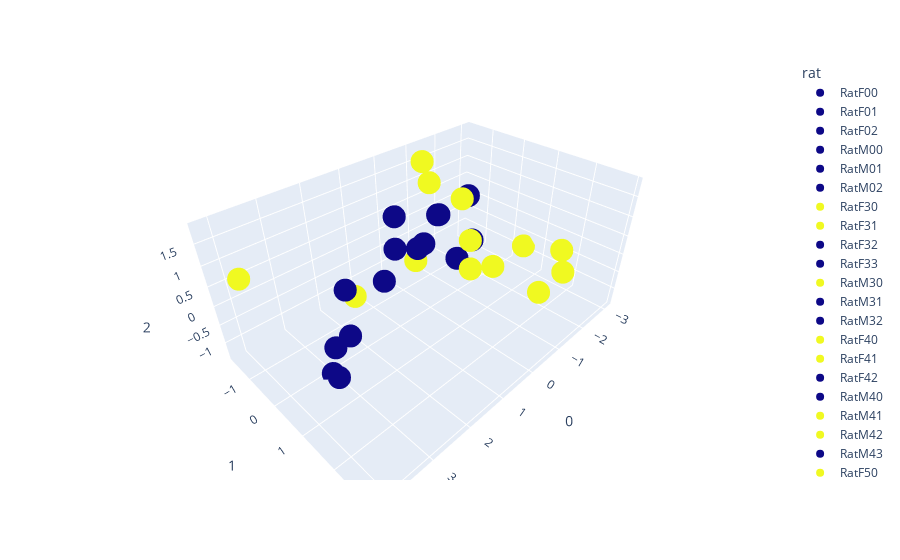

The cell this chart's notebook holds for it:
### Code cell
# df = px.data.iris()
fig = px.scatter_3d(df, x=0, y=1, z=2, color='rat',
              color_discrete_map=color_discrete_map)
fig.show()

### Figure 1 — Plotly figure (JSON) as saved in the notebook; plotly's stock layout.template omitted (floating-point values rounded to 4 significant figures)
{"data": [{"hovertemplate": "rat=RatF00<br>0=%{x}<br>1=%{y}<br>2=%{z}<extra></extra>", "legendgroup": "RatF00", "marker": {"color": [0, 0, 1, 1], "symbol": "circle"}, "mode": "markers", "name": "RatF00", "scene": "scene", "showlegend": true, "type": "scatter3d", "x": [3.258], "y": [0.7246], "z": [-0.96]}, {"hovertemplate": "rat=RatF01<br>0=%{x}<br>1=%{y}<br>2=%{z}<extra></extra>", "legendgroup": "RatF01", "marker": {"color": [0, 0.03529, 0.9824, 1], "symbol": "circle"}, "mode": "markers", "name": "RatF01", "scene": "scene", "showlegend": true, "type": "scatter3d", "x": [2.439], "y": [0.03029], "z": [-0.8374]}, {"hovertemplate": "rat=RatF02<br>0=%{x}<br>1=%{y}<br>2=%{z}<extra></extra>", "legendgroup": "RatF02", "marker": {"color": [0, 0.07059, 0.9647, 1], "symbol": "circle"}, "mode": "markers", "name": "RatF02", "scene": "scene", "showlegend": true, "type": "scatter3d", "x": [3.074], "y": [0.186], "z": [-1.388]}, {"hovertemplate": "rat=RatM00<br>0=%{x}<br>1=%{y}<br>2=%{z}<extra></extra>", "legendgroup": "RatM00", "marker": {"color": [0, 0.1059, 0.9471, 1], "symbol": "circle"}, "mode": "markers", "name": "RatM00", "scene": "scene", "showlegend": true, "type": "scatter3d", "x": [-1.523], "y": [-0.5408], "z": [-0.9944]}, {"hovertemplate": "rat=RatM01<br>0=%{x}<br>1=%{y}<br>2=%{z}<extra></extra>", "legendgroup": "RatM01", "marker": {"color": [0, 0.1412, 0.9294, 1], "symbol": "circle"}, "mode": "markers", "name": "RatM01", "scene": "scene", "showlegend": true, "type": "scatter3d", "x": [-0.5806], "y": [-1.061], "z": [-0.4917]}, {"hovertemplate": "rat=RatM02<br>0=%{x}<br>1=%{y}<br>2=%{z}<extra></extra>", "legendgroup": "RatM02", "marker": {"color": [0, 0.1765, 0.9118, 1], "symbol": "circle"}, "mode": "markers", "name": "RatM02", "scene": "scene", "showlegend": true, "type": "scatter3d", "x": [0.5499], "y": [-0.5783], "z": [1.075]}, {"hovertemplate": "rat=RatF30<br>0=%{x}<br>1=%{y}<br>2=%{z}<extra></extra>", "legendgroup": "RatF30", "marker": {"color": [1, 0.2118, 0, 1], "symbol": "circle"}, "mode": "markers", "name": "RatF30", "scene": "scene", "showlegend": true, "type": "scatter3d", "x": [-0.6345], "y": [0.3514], "z": [1.422]}, {"hovertemplate": "rat=RatF31<br>0=%{x}<br>1=%{y}<br>2=%{z}<extra></extra>", "legendgroup": "RatF31", "marker": {"color": [1, 0.251, 0, 1], "symbol": "circle"}, "mode": "markers", "name": "RatF31", "scene": "scene", "showlegend": true, "type": "scatter3d", "x": [1.909], "y": [-0.4151], "z": [-0.3067]}, {"hovertemplate": "rat=RatF32<br>0=%{x}<br>1=%{y}<br>2=%{z}<extra></extra>", "legendgroup": "RatF32", "marker": {"color": [0, 0.2863, 0.8569, 1], "symbol": "circle"}, "mode": "markers", "name": "RatF32", "scene": "scene", "showlegend": true, "type": "scatter3d", "x": [2.323], "y": [-0.1331], "z": [0.2441]}, {"hovertemplate": "rat=RatF33<br>0=%{x}<br>1=%{y}<br>2=%{z}<extra></extra>", "legendgroup": "RatF33", "marker": {"color": [0, 0.3216, 0.8392, 1], "symbol": "circle"}, "mode": "markers", "name": "RatF33", "scene": "scene", "showlegend": true, "type": "scatter3d", "x": [2.879], "y": [0.1119], "z": [-0.8285]}, {"hovertemplate": "rat=RatM30<br>0=%{x}<br>1=%{y}<br>2=%{z}<extra></extra>", "legendgroup": "RatM30", "marker": {"color": [1, 0.3569, 0, 1], "symbol": "circle"}, "mode": "markers", "name": "RatM30", "scene": "scene", "showlegend": true, "type": "scatter3d", "x": [0.1008], "y": [1.261], "z": [1.073]}, {"hovertemplate": "rat=RatM31<br>0=%{x}<br>1=%{y}<br>2=%{z}<extra></extra>", "legendgroup": "RatM31", "marker": {"color": [0, 0.3922, 0.8039, 1], "symbol": "circle"}, "mode": "markers", "name": "RatM31", "scene": "scene", "showlegend": true, "type": "scatter3d", "x": [-2.958], "y": [-1.468], "z": [0.01377]}, {"hovertemplate": "rat=RatM32<br>0=%{x}<br>1=%{y}<br>2=%{z}<extra></extra>", "legendgroup": "RatM32", "marker": {"color": [0, 0.4275, 0.7863, 1], "symbol": "circle"}, "mode": "markers", "name": "RatM32", "scene": "scene", "showlegend": true, "type": "scatter3d", "x": [0.8267], "y": [0.6439], "z": [1.042]}, {"hovertemplate": "rat=RatF40<br>0=%{x}<br>1=%{y}<br>2=%{z}<extra></extra>", "legendgroup": "RatF40", "marker": {"color": [1, 0.4627, 0, 1], "symbol": "circle"}, "mode": "markers", "name": "RatF40", "scene": "scene", "showlegend": true, "type": "scatter3d", "x": [-0.3813], "y": [0.8963], "z": [-0.05862]}, {"hovertemplate": "rat=RatF41<br>0=%{x}<br>1=%{y}<br>2=%{z}<extra></extra>", "legendgroup": "RatF41", "marker": {"color": [1, 0.502, 0, 1], "symbol": "circle"}, "mode": "markers", "name": "RatF41", "scene": "scene", "showlegend": true, "type": "scatter3d", "x": [0.009681], "y": [2.95], "z": [0.6083]}, {"hovertemplate": "rat=RatF42<br>0=%{x}<br>1=%{y}<br>2=%{z}<extra></extra>", "legendgroup": "RatF42", "marker": {"color": [0, 0.5373, 0.7314, 1], "symbol": "circle"}, "mode": "markers", "name": "RatF42", "scene": "scene", "showlegend": true, "type": "scatter3d", "x": [0.4665], "y": [-0.7076], "z": [0.1291]}, {"hovertemplate": "rat=RatM40<br>0=%{x}<br>1=%{y}<br>2=%{z}<extra></extra>", "legendgroup": "RatM40", "marker": {"color": [0, 0.5725, 0.7137, 1], "symbol": "circle"}, "mode": "markers", "name": "RatM40", "scene": "scene", "showlegend": true, "type": "scatter3d", "x": [0.8953], "y": [-0.6446], "z": [-0.545]}, {"hovertemplate": "rat=RatM41<br>0=%{x}<br>1=%{y}<br>2=%{z}<extra></extra>", "legendgroup": "RatM41", "marker": {"color": [1, 0.6078, 0, 1], "symbol": "circle"}, "mode": "markers", "name": "RatM41", "scene": "scene", "showlegend": true, "type": "scatter3d", "x": [-0.8065], "y": [-1.385], "z": [-1.129]}, {"hovertemplate": "rat=RatM42<br>0=%{x}<br>1=%{y}<br>2=%{z}<extra></extra>", "legendgroup": "RatM42", "marker": {"color": [1, 0.6431, 0, 1], "symbol": "circle"}, "mode": "markers", "name": "RatM42", "scene": "scene", "showlegend": true, "type": "scatter3d", "x": [-1.447], "y": [-1.506], "z": [0.908]}, {"hovertemplate": "rat=RatM43<br>0=%{x}<br>1=%{y}<br>2=%{z}<extra></extra>", "legendgroup": "RatM43", "marker": {"color": [0, 0.6784, 0.6608, 1], "symbol": "circle"}, "mode": "markers", "name": "RatM43", "scene": "scene", "showlegend": true, "type": "scatter3d", "x": [-2.004], "y": [-1.694], "z": [-0.3121]}, {"hovertemplate": "rat=RatF50<br>0=%{x}<br>1=%{y}<br>2=%{z}<extra></extra>", "legendgroup": "RatF50", "marker": {"color": [1, 0.7137, 0, 1], "symbol": "circle"}, "mode": "markers", "name": "RatF50", "scene": "scene", "showlegend": true, "type": "scatter3d", "x": [-2.788], "y": [1.779], "z": [-0.256]}, {"hovertemplate": "rat=RatF51<br>0=%{x}<br>1=%{y}<br>2=%{z}<extra></extra>", "legendgroup": "RatF51", "marker": {"color": [1, 0.7529, 0, 1], "symbol": "circle"}, "mode": "markers", "name": "RatF51", "scene": "scene", "showlegend": true, "type": "scatter3d", "x": [-3.072], "y": [0.4754], "z": [-0.8418]}, {"hovertemplate": "rat=RatF52<br>0=%{x}<br>1=%{y}<br>2=%{z}<extra></extra>", "legendgroup": "RatF52", "marker": {"color": [1, 0.7882, 0, 1], "symbol": "circle"}, "mode": "markers", "name": "RatF52", "scene": "scene", "showlegend": true, "type": "scatter3d", "x": [-2.375], "y": [2.129], "z": [-0.5337]}, {"hovertemplate": "rat=RatM50<br>0=%{x}<br>1=%{y}<br>2=%{z}<extra></extra>", "legendgroup": "RatM50", "marker": {"color": [1, 0.8235, 0, 1], "symbol": "circle"}, "mode": "markers", "name": "RatM50", "scene": "scene", "showlegend": true, "type": "scatter3d", "x": [4.14], "y": [-0.7221], "z": [1.159]}, {"hovertemplate": "rat=RatM51<br>0=%{x}<br>1=%{y}<br>2=%{z}<extra></extra>", "legendgroup": "RatM51", "marker": {"color": [1, 0.8588, 0, 1], "symbol": "circle"}, "mode": "markers", "name": "RatM51", "scene": "scene", "showlegend": true, "type": "scatter3d", "x": [-1.153], "y": [0.9437], "z": [-0.3457]}, {"hovertemplate": "rat=RatM52<br>0=%{x}<br>1=%{y}<br>2=%{z}<extra></extra>", "legendgroup": "RatM52", "marker": {"color": [1, 0.8941, 0, 1], "symbol": "circle"}, "mode": "markers", "name": "RatM52", "scene": "scene", "showlegend": true, "type": "scatter3d", "x": [-0.7403], "y": [-1.016], "z": [1.844]}, {"hovertemplate": "rat=RatM53<br>0=%{x}<br>1=%{y}<br>2=%{z}<extra></extra>", "legendgroup": "RatM53", "marker": {"color": [0, 0.9294, 0.5353, 1], "symbol": "circle"}, "mode": "markers", "name": "RatM53", "scene": "scene", "showlegend": true, "type": "scatter3d", "x": [-0.2777], "y": [-0.05061], "z": [1.004]}, {"hovertemplate": "rat=RatM54<br>0=%{x}<br>1=%{y}<br>2=%{z}<extra></extra>", "legendgroup": "RatM54", "marker": {"color": [0, 0.9647, 0.5176, 1], "symbol": "circle"}, "mode": "markers", "name": "RatM54", "scene": "scene", "showlegend": true, "type": "scatter3d", "x": [-2.13], "y": [-0.5588], "z": [-0.694]}], "layout": {"legend": {"title": {"text": "rat"}, "tracegroupgap": 0}, "margin": {"t": 60}, "scene": {"domain": {"x": [0, 1], "y": [0, 1]}, "xaxis": {"title": {"text": "0"}}, "yaxis": {"title": {"text": "1"}}, "zaxis": {"title": {"text": "2"}}}}}
